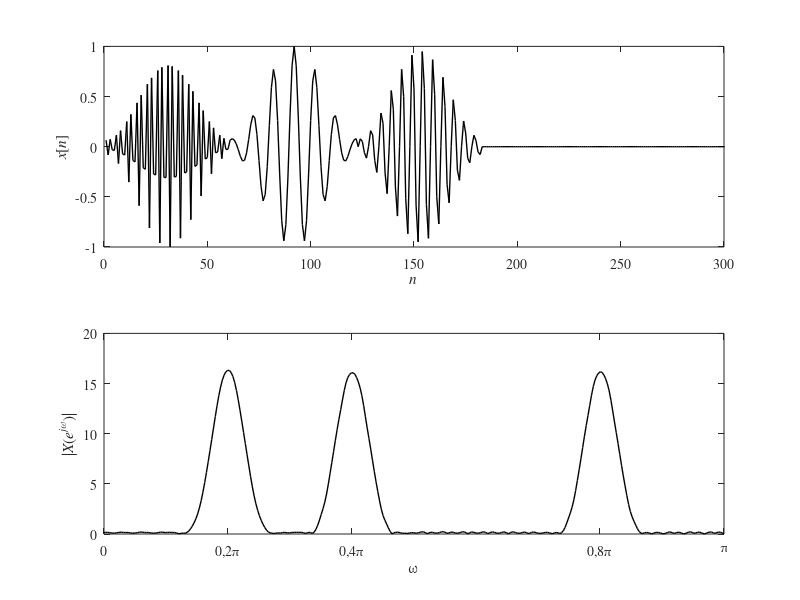

Source code (MATLAB): (Note: this script raises an error after producing the figure.)
clc
clear
close all

n=0:60;
w = 0.54 - 0.46*cos(2*pi*n/60);

x1 = w.*cos(0.2*pi*n);
x2 = w.*cos(0.4*pi*n - pi/2);
x3 = w.*cos(0.8*pi*n + pi/5);

x = [x3 x1 x2 zeros(1,520)];
Xk = fftshift(fft(x));
N = length(x);
omega = linspace(-pi,pi,N);

figure,
set(gcf,'Position',[100 100 700 400])
subplot(211)
plot(x,'k','Linewidth',1.0)
xlim([0 300])
xlabel('\itn')
ylabel('{\itx}[{\itn}]')
set(gca,'FontName','Times')
set(gca,'FontSize',10)
subplot(212)
plot(omega,abs(Xk),'k','Linewidth',1.0);
xticks([-pi -0.8*pi -0.4*pi -0.2*pi 0 0.2*pi 0.4*pi 0.8*pi pi]);
xticklabels({'\pi', '-0,8\pi', '-0,4\pi', '-0,2\pi', '0', '0,2\pi', '0,4\pi', '0,8\pi', '\pi'})
xlim([0 pi])
xlabel('\omega')
ylabel('|{\itX}({\ite^{j\omega}})|')
set(gca,'FontName','Times')
set(gca,'FontSize',10)


k = 1:4;
ck = 0.95*exp(1j*(0.15*pi + 0.02*pi*k));
z1 = 0.98*exp(1j*0.8*pi);
p1 = 0.8*exp(1j*0.4*pi);
zeros = [z1 conj(z1) 1./ck conj(1./ck) 1./ck conj(1./ck)];
poles = [p1 conj(p1) ck conj(ck) ck conj(ck)];

k = 0.1;
sys = zpk(zeros,poles,k,0.1);
[b,a] = zp2tf(zeros',poles',k);

figure,
set(gcf,'Position',[100 100 700 400])
[hz1, hp1, ht1] = zplane(b,a);
set(findobj(hz1, 'Type', 'line'), 'Color', 'k'); 
set(findobj(hp1, 'Type', 'line'), 'Color', 'k');
set(findobj(ht1, 'Type', 'line'), 'Color', 'k');
xlabel('Re\{{\itz}\}')
ylabel('Im\{{\itz}\}')
set(gca,'FontName','Times')
set(gca,'FontSize',10)

[Hk,w] = freqz(b,a,'whole',2001);
tg = -1.0*diff(unwrap(angle(Hk)))*320;

figure,
set(gcf,'Position',[100 100 700 400])
subplot(311)
plot(w,abs(Hk),'k','Linewidth',1.0);
xticks([-pi -0.8*pi -0.4*pi -0.2*pi 0 0.2*pi 0.4*pi 0.8*pi pi]);
xticklabels({'\pi', '-0,8\pi', '-0,4\pi', '-0,2\pi', '0', '0,2\pi', '0,4\pi', '0,8\pi', '\pi'})
xlim([0 pi])
xlabel('\omega')
ylabel('|{\itH}({\ite^{j\omega}})|')
set(gca,'FontName','Times')
set(gca,'FontSize',10)
subplot(312)
plot(w,unwrap(angle(Hk)),'k','Linewidth',1.0);
xticks([-pi -0.8*pi -0.4*pi -0.2*pi 0 0.2*pi 0.4*pi 0.8*pi pi]);
xticklabels({'\pi', '-0,8\pi', '-0,4\pi', '-0,2\pi', '0', '0,2\pi', '0,4\pi', '0,8\pi', '\pi'})
xlim([0 pi])
xlabel('\omega')
ylabel('\angle{\itH}({\ite^{j\omega}})')
set(gca,'FontName','Times')
set(gca,'FontSize',10)
subplot(313)
plot(w(1:end-1),tg,'k','Linewidth',1.0)
xticks([-pi -0.8*pi -0.4*pi -0.2*pi 0 0.2*pi 0.4*pi 0.8*pi pi]);
xticklabels({'\pi', '-0,8\pi', '-0,4\pi', '-0,2\pi', '0', '0,2\pi', '0,4\pi', '0,8\pi', '\pi'})
xlim([0 pi])
xlabel('\omega')
ylabel('{\itn_g}(\omega)')
set(gca,'FontName','Times')
set(gca,'FontSize',10)


y = filter(b,a,x);
figure,
set(gcf,'Position',[100 100 700 400])
subplot(211)
plot(y,'k','Linewidth',1.0)
xlim([0 300])
xlabel('{\itn}')
ylabel('{\ity}[{\itn}]')
set(gca,'FontName','Times')
set(gca,'FontSize',10)
subplot(212)
plot(x,'k','Linewidth',1.0)
xlim([0 300])
xlabel('{\itn}')
ylabel('{\itx}[{\itn}]')
set(gca,'FontName','Times')